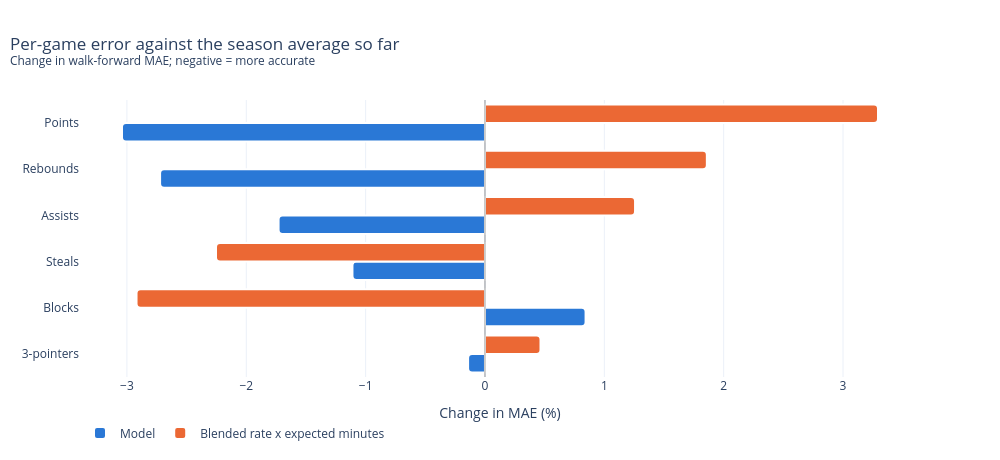

Here is the notebook cell this chart was saved with:
### Markdown cell above
## Accuracy

### Code cell
ev = evaluate(preds)
plot_mae(ev).show()

### Figure 1 — Plotly figure (JSON) as saved in the notebook; plotly's stock layout.template omitted (floating-point values rounded to 4 significant figures)
{"data": [{"customdata": [[0.8136, 0.8147], [0.5131, 0.5088], [0.69, 0.6978], [1.269, 1.292], [1.881, 1.933], [4.423, 4.562]], "hovertemplate": "<b>Model</b><br>%{y}: MAE %{customdata[0]:.3f} vs. %{customdata[1]:.3f} (%{x:+.1f}%)<extra></extra>", "marker": {"color": "#2a78d6", "cornerradius": 4, "line": {"color": "white", "width": 2}}, "name": "Model", "orientation": "h", "type": "bar", "x": [-0.1414, 0.8428, -1.11, -1.729, -2.722, -3.041], "y": ["3-pointers", "Blocks", "Steals", "Assists", "Rebounds", "Points"]}, {"customdata": [[0.8185, 0.8147], [0.494, 0.5088], [0.682, 0.6978], [1.308, 1.292], [1.969, 1.933], [4.712, 4.562]], "hovertemplate": "<b>Blended rate x expected minutes</b><br>%{y}: MAE %{customdata[0]:.3f} vs. %{customdata[1]:.3f} (%{x:+.1f}%)<extra></extra>", "marker": {"color": "#eb6834", "cornerradius": 4, "line": {"color": "white", "width": 2}}, "name": "Blended rate x expected minutes", "orientation": "h", "type": "bar", "x": [0.4651, -2.92, -2.254, 1.257, 1.859, 3.293], "y": ["3-pointers", "Blocks", "Steals", "Assists", "Rebounds", "Points"]}], "layout": {"barmode": "group", "height": 460, "hoverlabel": {"bgcolor": "white"}, "legend": {"orientation": "h", "traceorder": "normal", "x": 0, "y": -0.15}, "shapes": [{"line": {"color": "#9a9a9a", "width": 1}, "type": "line", "x0": 0, "x1": 0, "xref": "x", "y0": 0, "y1": 1, "yref": "y domain"}], "title": {"text": "Per-game error against the season average so far<br><sup>Change in walk-forward MAE; negative = more accurate</sup>", "x": 0.01}, "width": 1000, "xaxis": {"title": {"text": "Change in MAE (%)"}}}}
